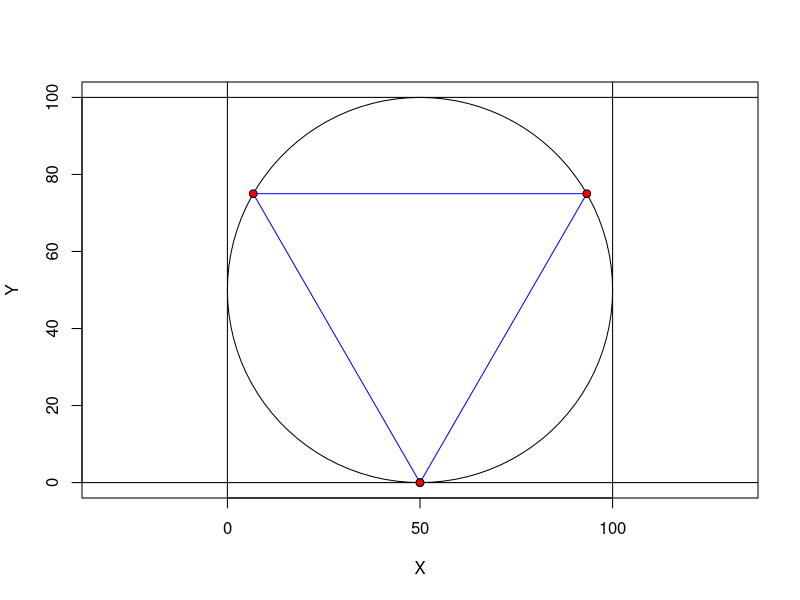

This chart was generated by the following R code:
library(plotrix)

plot(x=NULL, y=NULL, xlim=c(0,100), ylim=c(0,100), asp = 1,
     xlab='X', ylab='Y')
draw.circle(x = 50, y = 50, radius = 50)
abline(h=0)
abline(h=100)
abline(v=0)
abline(v=100)

# Draw point
draw.circle(x = 50, y = 0, radius = 1, lwd = 1, col="red")

# Triangle points:
myTri <- data.frame(id=1, x=50, y=0)
myTri <- rbind(myTri, c(2, 25*(2+sqrt(3)), tan(pi/3)*((25*(2+sqrt(3)))-50)))
myTri <- rbind(myTri, c(3, -25*(sqrt(3)-2), tan(-pi/3)*((-25*(sqrt(3)-2))-50)))
polygon(myTri[,2], myTri[,3], border="blue")

# abline(a=tan(pi/3)*(-50), tan(pi/3))


# Draw point
draw.circle(x = 50, y = 0, radius = 1, lwd = 1, col="red")
draw.circle(x = 25*(2+sqrt(3)), y = tan(pi/3)*((25*(2+sqrt(3)))-50), radius = 1, lwd = 1, col="red")
draw.circle(x = -25*(sqrt(3)-2), y = tan(-pi/3)*((-25*(sqrt(3)-2))-50), radius = 1, lwd = 1, col="red")
